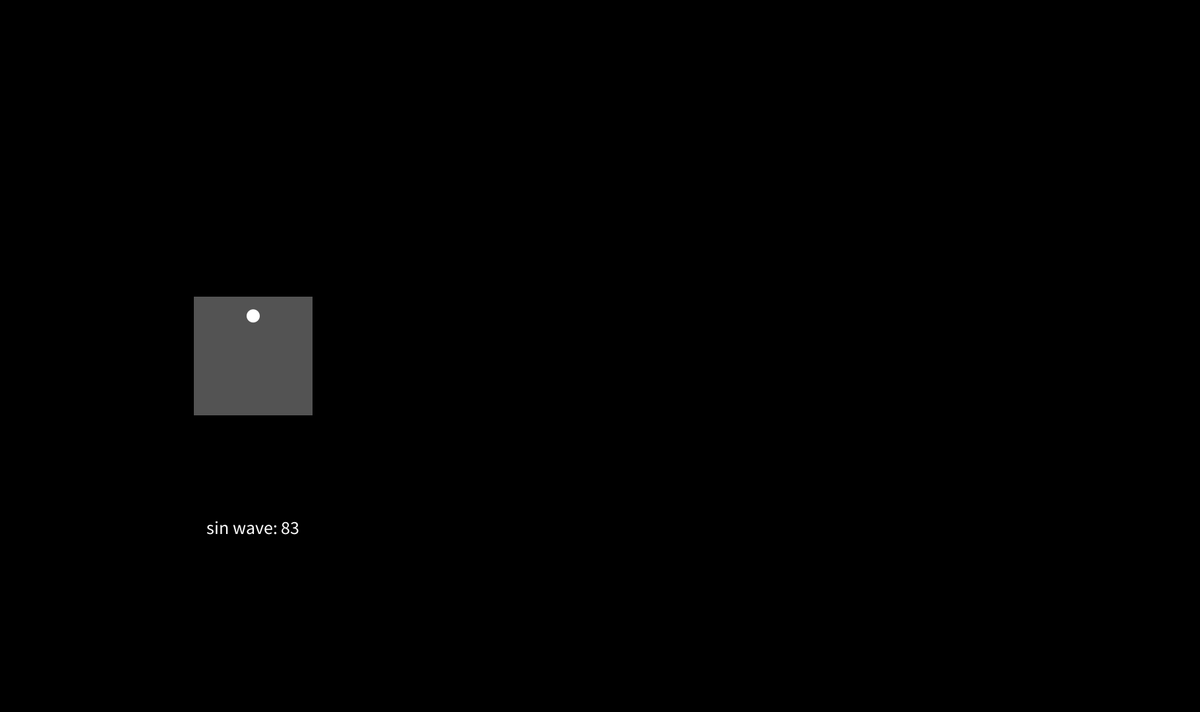
Frame 1 (no input)
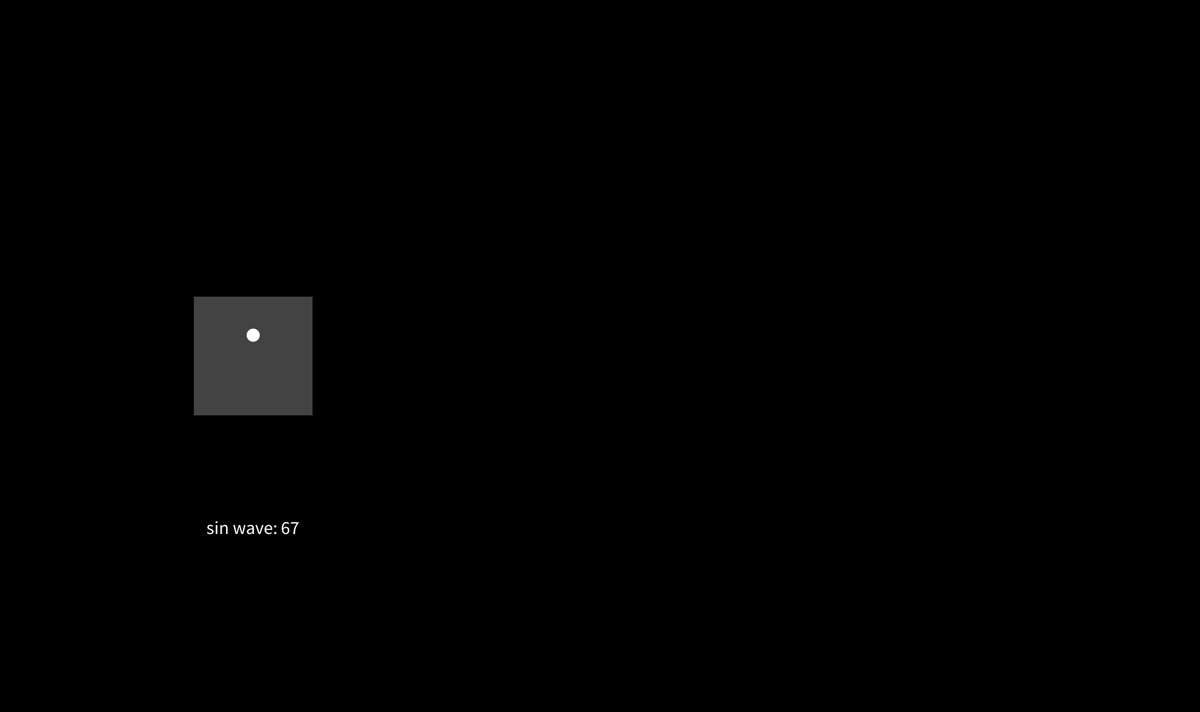
Frame 60 (the mouse pressed at the canvas centre just before this capture)
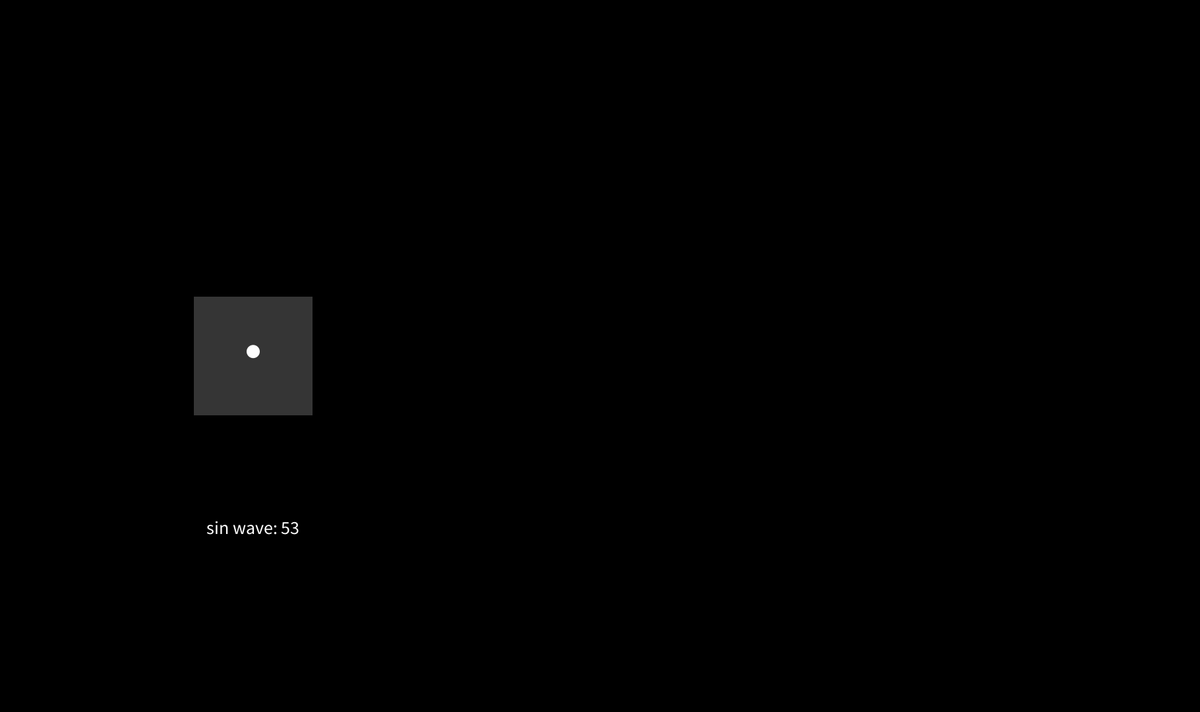
Frame 120 (the mouse held since frame 60 and released just before this capture)

The Processing sketch that drew these frames (run headless with seeded random() and noise(); from frame 60 on, the mouse is pressed at the canvas centre):

// Processing sketch: oscillator1_class
// ── oscillator1_class.pde
float function;
float counter;


void setup(){
  
  size (1820, 1080);
  background(0);
  counter = 0;
  
  }
  
void draw(){
  Osc1 wave1 = new Osc1(2*width/12, height/2, height/12, 1);
  counter = counter + 0.1;
  background(0);
  wave1.update();
  }
// ── oscillator_class.pde

//float counter;

class Osc1 {
 
  int h;
  float speed;
  int x;
  int y;
  
  Osc1 (int _x, int _y, int _h, float _speed) {
    
    x = _x;
    y = _y;
    h = _h;
    speed = _speed;
  }


  void update() {
    
    float t = 0; // translation left right

    float instances = 20;
    float i = instances/2; //instance
    float offset = .25;
    
    float wavelength = h/10;
    function = h * sin(speed * counter - (offset*(i) - t));
    float value = map(y+function, y-h, y+h, 100, 0);
       
    textSize(28);
    textAlign(CENTER);
    fill(255);
    text("sin wave: " + int(value), x-(wavelength - h), height/2+height/4);

    rectMode(CENTER);
    fill(255, value);
    noStroke();
    rect(x+wavelength*i-wavelength, y, 2*h, 2*h);

    fill(255);
    noStroke();
    ellipse(x-(wavelength - h), y+function, 20, 20);
  }
}
